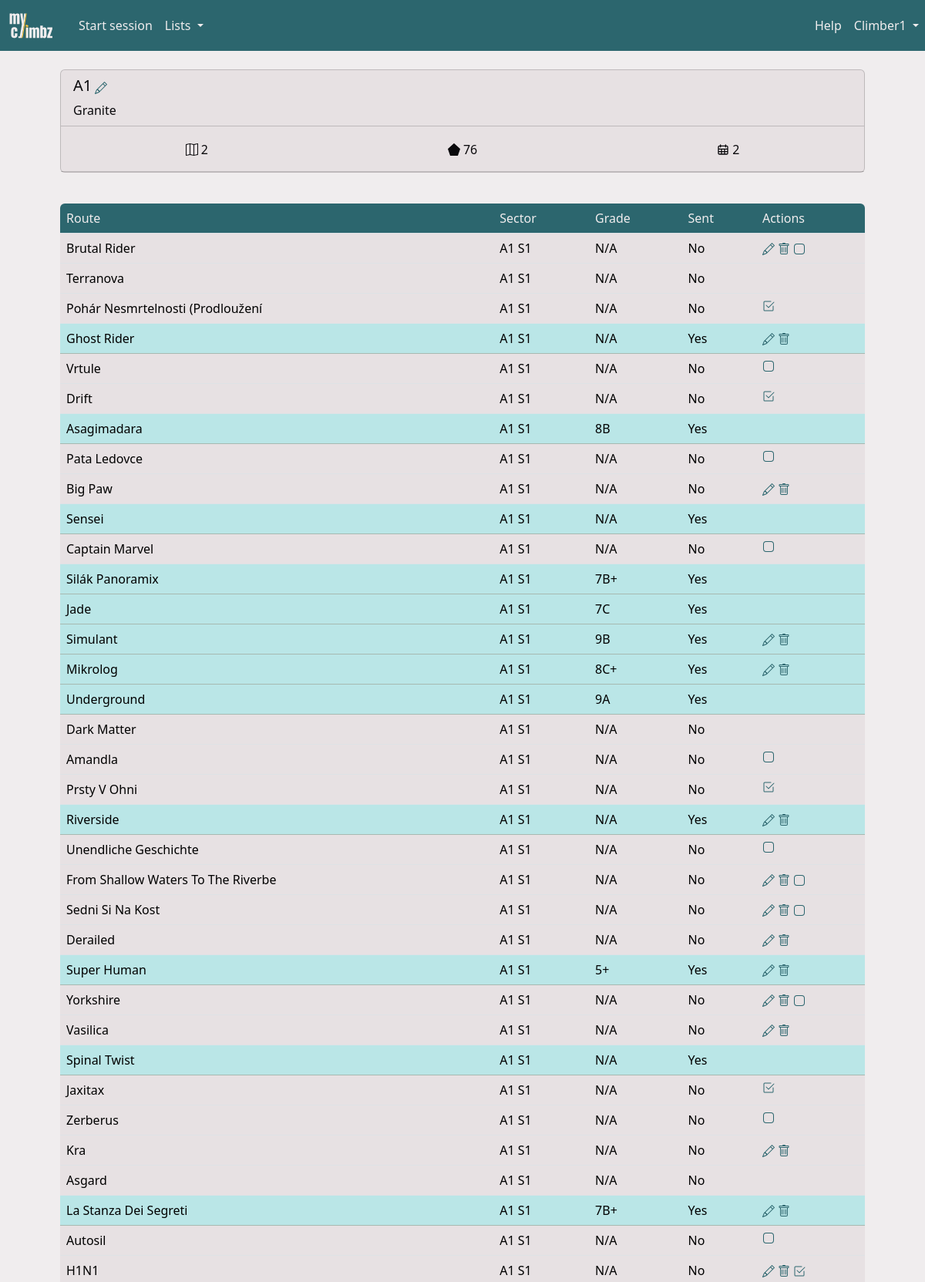
Page /area/1 (signed in, upper part) on the committed database.
### myclimbz/models/climber.py (models this page shows, shortened)
class Climber(db.Model, UserMixin):
    id = db.Column(db.Integer, primary_key=True)
    role = db.Column(db.Integer, nullable=False, default=0)
    email = db.Column(db.String(200), nullable=False, unique=True)
    password = db.Column(db.String(200), nullable=False)
    name = db.Column(db.String(200), nullable=False)
    birthdate = db.Column(db.Date, nullable=True)
    year_started_climbing = db.Column(db.Integer, nullable=True)
    height = db.Column(db.Integer, nullable=True)
    ape_index = db.Column(db.Integer, nullable=True)
    grade_scale = db.Column(db.String(10), nullable=False, default="font")
    sessions = db.relationship("Session", backref="climber", cascade="all, delete")
    opinions = db.relationship("Opinion", backref="climber", cascade="all, delete")
    routes = db.relationship("Route", backref="creator")
    sectors = db.relationship("Sector", backref="creator")
    areas = db.relationship("Area", backref="creator")
    projects = db.relationship(
        "Route",
        secondary=climber_projects,
        backref=db.backref("climbers", lazy="dynamic"),
    )

### myclimbz/models/area.py (models this page shows, shortened)
class Area(db.Model):
    id = db.Column(db.Integer, primary_key=True)
    name = db.Column(db.String(100), nullable=False, unique=True)
    comment = db.Column(db.Text)
    link = db.Column(db.String(300))
    created_by = db.Column(db.Integer, db.ForeignKey("climber.id"), nullable=False)
    rock_type_id = db.Column(db.Integer, db.ForeignKey("rock_type.id"))
    rock_type = db.relationship("RockType", backref="climbing_areas")
    sessions = db.relationship("Session", backref="area", cascade="all, delete")
    sectors = db.relationship("Sector", backref="area", cascade="all, delete")
    @property
    def n_routes(self) -> int:
        return sum(len(sector.routes) for sector in self.sectors)

### myclimbz/models/rock_type.py (models this page shows)
class RockType(db.Model):
    id = db.Column(db.Integer, primary_key=True)
    name = db.Column(db.String(100), nullable=False)

### myclimbz/models/route.py (models this page shows, shortened)
class Route(db.Model):
    id = db.Column(db.Integer, primary_key=True)
    name = db.Column(db.String(200), nullable=False)
    created_by = db.Column(db.Integer, db.ForeignKey("climber.id"), nullable=False)
    latitude = db.Column(db.Float)
    longitude = db.Column(db.Float)
    comment = db.Column(db.Text)
    link = db.Column(db.String(300))
    sit_start = db.Column(db.Boolean, nullable=False, default=False)
    height = db.Column(db.Float, db.CheckConstraint("height >= 1"))
    inclination = ConstrainedInteger("inclination", -50, 90)
    sector_id = db.Column(db.Integer, db.ForeignKey("sector.id"))
    climbs = db.relationship("Climb", backref="route", cascade="all, delete")
    opinions = db.relationship("Opinion", backref="route", cascade="all, delete")
    UniqueConstraint(name, sector_id, name="unique_route_name_in_sector")
    def sent_by(self, climber_id: int) -> bool:
        return any(
            climb.sent
            for climb in self.climbs
            if climb.session.climber_id == climber_id
        )
    @property
    def sent(self) -> bool:
        return self.sent_by(current_user.id)
    @property
    def tried(self) -> bool:
        return any(
            climb.n_attempts > 0
            for climb in self.climbs
            if climb.session.climber_id == current_user.id
        )
    @property
    def is_project(self) -> bool:
        return self in current_user.projects
    def opinion_from(self, climber_id: int) -> Opinion:
        return Opinion.query.filter_by(route_id=self.id, climber_id=climber_id).first()
    @property
    def opinion(self):
        return self.opinion_from(current_user.id)
    @property
    def consensus_level(self) -> int:
        level_counts = Counter(op.grade.level for op in self.opinions if op.grade)
        return level_counts.most_common(1)[0][0] if level_counts else None
    @property
    def consensus_grade(self) -> Grade:
        return Grade.query.filter_by(level=self.consensus_level).first()
    @property
    def grade(self) -> Grade:
        return self.opinion.grade if self.opinion else self.consensus_grade

### myclimbz/models/sector.py (models this page shows, shortened)
class Sector(db.Model):
    id = db.Column(db.Integer, primary_key=True)
    name = db.Column(db.String(200), nullable=False)
    created_by = db.Column(db.Integer, db.ForeignKey("climber.id"), nullable=False)
    area_id = db.Column(db.Integer, db.ForeignKey("area.id"))
    routes = db.relationship("Route", backref="sector", cascade="all, delete")
    comment = db.Column(db.Text)
    UniqueConstraint(name, area_id, name="unique_sector_name_in_area")

### myclimbz/models/grade.py (models this page shows, shortened)
class Grade(db.Model):
    id = db.Column(db.Integer, primary_key=True)
    level = db.Column(db.Integer, nullable=False)
    font = db.Column(db.String(10), nullable=False)
    hueco = db.Column(db.String(10), nullable=False)
    @property
    def user_grade(self) -> str:
        return self.font if current_user.grade_scale == "font" else self.hueco

### myclimbz/blueprints/areas/routes.py (the view)
@areas.route
@areas.route("/area/<int:area_id>")
def page_area(area_id: int) -> str:
    area = Area.query.get(area_id)
    return render("area.html", title=area.name, area=area)

### myclimbz/models/climber.py (called while the page is built)
@login_manager.user_loader
def load_climber(climber_id: int) -> Climber:
    return Climber.query.get(int(climber_id))

### run.py (called while the page is built, shortened)
@app.before_request
def check_request_validity():
    if not request.endpoint:
        return
    elif request.endpoint == "climbers.login" or "static" in request.endpoint:
        return
    elif not current_user.is_authenticated:
        return redirect(url_for("climbers.login"))

### myclimbz/templates/area.html (shortened to what this page needs)
{% import "macros.html" as macros %}
{% extends "main.html" %}
{% block content %}
<div class="container px-0 px-md-5 py-0 py-md-4">
    {% if area.created_by == user_id  or user_role == 1 %}
    {% set actions = [
        { "icon": "edit", "url": url_for('areas.edit_area', area_id=area.id) },
    ] %}
    {% else %}
    {% set actions = [] %}
    {% endif %}
    {{ macros.card({
        "header": {
            "title": area.name,
            "title_actions": actions,
            "subtitle": area.rock_type.name,
        },
        "body": {
            "facts": [
                {"icon": "n_sectors", "value": area.sectors | length, "unit": ""},
                {"icon": "n_boulders", "value": area.n_routes, "unit": ""},
                {"icon": "n_sessions", "value": area.sessions | length, "unit": ""},
            ],
            "list": [
                {"value": area.comment if area.comment else ""},
            ]
        }
    }) }}
</div>
<div class="container px-0 px-md-5">
    <table id="content_table" class="table table-hover" data-sort-col="0" data-sort-order="asc">
        <thead>
            <tr>
                <th>Route</th>
                <th>Sector</th>
                <th>Grade</th>
                <th>Sent</th>
                <th data-sortable="false">Actions</th>
            </tr>
        </thead>
        <tbody>
            {% for sector in area.sectors %}
            {% for route in sector.routes %}
            {% if route.sent %}
            {% set sent = "Yes" %}
            {% else %}
            {% set sent = "No" %}
            {% endif %}
            {% set onclick = "window.location=\"" + url_for('routes.page_route', route_id=route.id) + "\"" %}
            {% if sent == "Yes" %}
            <tr class="table-success">
                {% else %}
            <tr>
                {% endif %}
                <td onclick={{ onclick }}>{{ route.name }}</td>
                <td onclick={{ onclick }}>{{ route.sector.name }}</td>
                <td onclick={{ onclick }} data-order="{{ route.grade.level + 1 if route.grade else 0 }}">
                    {{ route.grade.user_grade if route.grade else 'N/A' }}
                </td>
                <td onclick={{ onclick }}>{{ sent }}</td>
                <td>
                    {% if route.created_by == user_id or user_role == 1 %}
                    <a href="{{ url_for('routes.edit_route', route_id=route.id) }}">
                    </a>
                    <a href="{{ url_for('routes.delete_route', route_id=route.id) }}" onclick="return confirm('Are you sure you want to delete this route?');">
                    </a>
                    {% endif %}
                    {% if not route.tried %}
                    {% if not route.is_project %}
                    <a href="{{ url_for('climbers.add_project', route_id=route.id) }}">
                        {% include 'icons/is_not_project.html' %}
                    </a>
                    {% else %}
                    <a href="{{ url_for('climbers.delete_project', route_id=route.id) }}">
                    </a>
                    {% endif %}
                    {% endif %}
                </td>
            </tr>
            {% endfor %}
            {% endfor %}
        </tbody>
    </table>
</div>
{% endblock content %}

### myclimbz/templates/macros.html (shortened to what this page needs)
{% macro card(data) %}
<div class="card mb-3">
    <div class="card-header">
        <div class="row">
            <div class="col-sm">
                <h5 class="card-title" style="display: inline-block">{{ data['header']['title'] }}</h5>
                {% if data['header']['title_actions'] %}
                {% for action in data['header']['title_actions'] %}
                {% if action['icon'] == 'delete' %}
                <a href="{{ action['url'] }}"  onclick="return confirm('Are you sure you want to delete this?');">
                {% else %}
                <a href="{{ action['url'] }}">
                {% endif %}
                </a>
                {% endfor %}
                {% endif %}
            </div>
            {% if data['header']['subtitle'] %}
                <span>{{ data['header']['subtitle'] }}</span>
            {% endif %}
        </div>
    </div>
    {% if data['body']['facts'] %}
    <div class="card-body">
        <div class="row">
            {% for fact in data['body']['facts'] %}
            <div class="col text-center" style="padding: 0">
                <span style="vertical-align: middle; display: inline-block;">
                </span>
                <span style="vertical-align: middle; display: inline-block;">
                    {% if fact['value'] is none %}
                        N/A
                    {% elif fact['value'] is float and fact['value'] % 1 == 0 %}
                        {{ fact['value']|int }}{{ fact['unit'] }}
                    {% else %}
                        {{ (fact['value']) }}{{ fact['unit'] }}
                    {% endif %}
                </span>
            </div>
            {% endfor %}
        </div>
    </div>
    {% endif %}
    {% if data['body']['list'] %}
    <ul class="list-group list-group-flush">
    </ul>
    {% endif %}
</div>
{% endmacro %}

### myclimbz/templates/main.html (shortened to what this page needs)
<html>
<head>
    <link href="https://cdn.jsdelivr.net/npm/bootstrap@5.3.2/dist/css/bootstrap.min.css" rel="stylesheet"
>
    <link href="{{ url_for('static', filename='css/colors.css') }}" rel="stylesheet" type="text/css">
    <link rel="stylesheet" type="text/css" href="https://cdnjs.cloudflare.com/ajax/libs/noUiSlider/15.8.1/nouislider.css" />
    <link href="https://cdn.jsdelivr.net/npm/simple-datatables@latest/dist/style.css" rel="stylesheet" type="text/css">
</head>
<body>
    <nav class="navbar navbar-expand-lg">
        {% if not is_form %}
        <a class="navbar-brand" href="{{ url_for('home.page_home') }}" style="padding-left: 10px;">
            <img src="{{ url_for('static', filename='images/logo-transparent.svg') }}" width="60" height="40" class="d-inline-block align-top" alt="">
        </a>
        <div class="collapse navbar-collapse ps-2" id="navbarSupportedContent">
            <ul class="navbar-nav me-auto mb-2 mb-md-0">
                {% if open_session %}
                {% if not open_session.is_project_search %}
                <li><a id="add_video" class="nav-link" href="{{ url_for('videos.annotate_video') }}">Add video</a></li>
                {% endif %}
                <li><a id="add_climb" class="nav-link" href="{{ url_for('climbs.add_climb') }}">Add climb</a></li>
                <li>
                    <a id="stop_session" class="nav-link" href="{{ url_for('sessions.stop_session') }}">
                        Stop
                        {% if open_session.is_project_search %}
                        project search
                        {% else %}
                        session
                        {% endif %}
                    </a>
                </li>
                {% else %}
                <li class="nav-item">
                    <a id="start_session" class="nav-link" href="{{ url_for('sessions.add_session') }}">Start session</a>
                </li>
                {% endif %}
                <li class="nav-item dropdown">
                    <a class="nav-link dropdown-toggle" href="#" role="button" data-bs-toggle="dropdown"
                        aria-expanded="false">
                        Lists
                    </a>
                </li>
            </ul>
            <ul class="navbar-nav ms-md-auto mb-2 mb-md-0">
                <li class="nav-item">
                    <a class="nav-link" href="{{ url_for('home.guide') }}">Help</a>
                </li>
                <li class="nav-item dropdown">
                    <a class="nav-link dropdown-toggle" href="#" role="button" data-bs-toggle="dropdown"
                        aria-expanded="false">
                        {{ username }}
                    </a>
                </li>
            </ul>
        </div>
        {% else %}
        <a class="navbar-brand" href="{{ url_for('home.cancel_form') }}" style="padding-left: 10px;">
            <img src="{{ url_for('static', filename='images/logo-transparent.svg') }}" width="60" height="40" class="d-inline-block align-top" alt="">
        </a>
        {% endif %}
    </nav>
    {%block content %}{% endblock %}
</body>
</html>

### myclimbz/templates/icons/is_not_project.html
<svg xmlns="http://www.w3.org/2000/svg" width="16" height="16" fill="currentColor" class="bi bi-app"
  viewBox="0 0 16 16">
  <path
    d="M11 2a3 3 0 0 1 3 3v6a3 3 0 0 1-3 3H5a3 3 0 0 1-3-3V5a3 3 0 0 1 3-3zM5 1a4 4 0 0 0-4 4v6a4 4 0 0 0 4 4h6a4 4 0 0 0 4-4V5a4 4 0 0 0-4-4z" />
</svg>

### myclimbz/static/css/colors.css (style rules this page uses)
:root { --color-yellow: #FFC53D; --color-yellow-100: #fff0c6; --color-yellow-200: #ffdf88; --color-yellow-300: #FFC53D; --color-yellow-400: #ffb320; --color-yellow-500: #f98f07; --color-yellow-600: #dd6902; --color-yellow-700: #b74806; --color-yellow-800: #94360c; --color-yellow-900: #7a2e0d; --color-yellow-950: #461602; --color-green: #2C666E; --color-green-50: #f1faf9; --color-green-100: #daf3f3; --color-green-200: #bae6e7; --color-green-300: #8ad4d6; --color-green-400: #53b9bd; --color-green-500: #379da3; --color-green-600: #318089; --color-green-700: #2C666E; --color-green-800: #2c575e; --color-green-900: #284a51; --color-green-950: #163036; --color-white: #F0EDEE; --color-white-50: #f9f7f8; --color-white-100: #F0EDEE; --color-white-200: #e7e1e3; --color-white-300: #d5cccf; --color-white-400: #bbaeb2; --color-white-500: #a29197; --color-white-600: #8a787e; --color-white-700: #726368; --color-white-800: #605458; --color-white-900: #53494c; --color-white-950: #2a2527; --color-gray: #6c757d; --color-black: #0A090C; }
body { background-color: var(--color-white); }
a { text-decoration: none; color: var(--color-green); }
.card, .list-group-item, .dropdown-menu { background-color: var(--color-white-200); color: var(--color-black); }
.card-header { background-color: var(--color-white-darker); }
.navbar { background-color: var(--color-green); color: var(--color-white); }
.navbar-brand { color: var(--color-yellow); }
.nav-link, .nav-link:focus { color: var(--color-white); }
.table thead th:first-child { border-top-left-radius: var(--bs-border-radius); }
.table thead th:last-child { border-top-right-radius: var(--bs-border-radius); }
.table td { background-color: var(--color-white-200); }
.table-success td { background-color: var(--color-green-200) !important; }
.table thead { background-color: var(--color-green); color: var(--color-white); font-weight: normal; }
.table thead th { background-color: transparent; color: inherit; font-weight: normal; }

### rows in the picture
Climber: name "Climber1"
Area: header "A1"
RockType: header.subtitle "Granite"
Route: name "Brutal Rider", sector.name "A1 S1", grade "N/A", sent "No"
Route: name "Terranova", sector.name "A1 S1", grade "N/A", sent "No"
Route: name "Pohár Nesmrtelnosti (Prodloužení", sector.name "A1 S1", grade "N/A", sent "No"
Route: name "Ghost Rider", sector.name "A1 S1", grade "N/A", sent "Yes"
Route: name "Vrtule", sector.name "A1 S1", grade "N/A", sent "No"
Route: name "Drift", sector.name "A1 S1", grade "N/A", sent "No"
Route: name "Asagimadara", sector.name "A1 S1", grade "8B", sent "Yes"
Route: name "Pata Ledovce", sector.name "A1 S1", grade "N/A", sent "No"
Route: name "Big Paw", sector.name "A1 S1", grade "N/A", sent "No"
Route: name "Sensei", sector.name "A1 S1", grade "N/A", sent "Yes"
Route: name "Captain Marvel", sector.name "A1 S1", grade "N/A", sent "No"
Route: name "Silák Panoramix", sector.name "A1 S1", grade "7B+", sent "Yes"
Route: name "Jade", sector.name "A1 S1", grade "7C", sent "Yes"
Route: name "Simulant", sector.name "A1 S1", grade "9B", sent "Yes"
Route: name "Mikrolog", sector.name "A1 S1", grade "8C+", sent "Yes"
Route: name "Underground", sector.name "A1 S1", grade "9A", sent "Yes"
Route: name "Dark Matter", sector.name "A1 S1", grade "N/A", sent "No"
Route: name "Amandla", sector.name "A1 S1", grade "N/A", sent "No"
Route: name "Prsty V Ohni", sector.name "A1 S1", grade "N/A", sent "No"
Route: name "Riverside", sector.name "A1 S1", grade "N/A", sent "Yes"
Route: name "Unendliche Geschichte", sector.name "A1 S1", grade "N/A", sent "No"
Route: name "From Shallow Waters To The Riverbe", sector.name "A1 S1", grade "N/A", sent "No"
Route: name "Sedni Si Na Kost", sector.name "A1 S1", grade "N/A", sent "No"
Route: name "Derailed", sector.name "A1 S1", grade "N/A", sent "No"
Route: name "Super Human", sector.name "A1 S1", grade "5+", sent "Yes"
Route: name "Yorkshire", sector.name "A1 S1", grade "N/A", sent "No"
Route: name "Vasilica", sector.name "A1 S1", grade "N/A", sent "No"
Route: name "Spinal Twist", sector.name "A1 S1", grade "N/A", sent "Yes"
Route: name "Jaxitax", sector.name "A1 S1", grade "N/A", sent "No"
Route: name "Zerberus", sector.name "A1 S1", grade "N/A", sent "No"
Route: name "Kra", sector.name "A1 S1", grade "N/A", sent "No"
Route: name "Asgard", sector.name "A1 S1", grade "N/A", sent "No"
Route: name "La Stanza Dei Segreti", sector.name "A1 S1", grade "7B+", sent "Yes"
Route: name "Autosil", sector.name "A1 S1", grade "N/A", sent "No"
Route: name "H1N1", sector.name "A1 S1", grade "N/A", sent "No"

### other values in the picture
{{ (fact['value']) }} "2" "76" "2"
